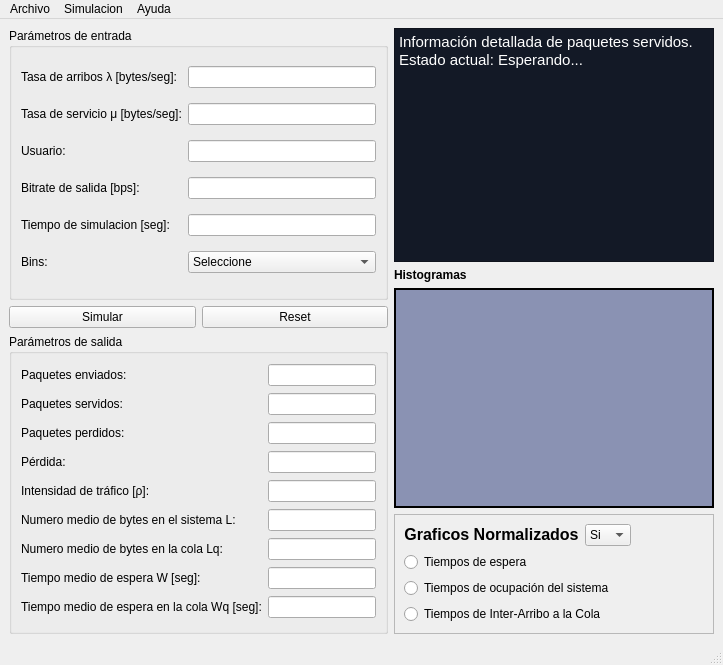
<?xml version="1.0" encoding="UTF-8"?>
<ui version="4.0">
 <class>entrada_salida_mm1</class>
 <widget class="QMainWindow" name="entrada_salida_mm1">
  <property name="geometry">
   <rect>
    <x>0</x>
    <y>0</y>
    <width>723</width>
    <height>665</height>
   </rect>
  </property>
  <property name="windowTitle">
   <string>SimuladorQ - M/M/1</string>
  </property>
  <property name="windowIcon">
   <iconset>
    <normaloff>Im/logo simulatorQ.png</normaloff>Im/logo simulatorQ.png</iconset>
  </property>
  <property name="iconSize">
   <size>
    <width>24</width>
    <height>24</height>
   </size>
  </property>
  <widget class="QWidget" name="centralwidget">
   <layout class="QGridLayout" name="gridLayout_3">
    <item row="0" column="0" rowspan="4">
     <layout class="QVBoxLayout" name="verticalLayout_4">
      <item>
       <layout class="QVBoxLayout" name="verticalLayout_2">
        <item>
         <widget class="QGroupBox" name="groupBox_entrada">
          <property name="title">
           <string>Parámetros de entrada</string>
          </property>
          <layout class="QGridLayout" name="gridLayout_2">
           <item row="0" column="0">
            <widget class="QLabel" name="label_lambda">
             <property name="text">
              <string>Tasa de arribos λ [bytes/seg]:</string>
             </property>
            </widget>
           </item>
           <item row="0" column="1">
            <widget class="QLineEdit" name="line_lambda"/>
           </item>
           <item row="1" column="0">
            <widget class="QLabel" name="label_mu">
             <property name="text">
              <string>Tasa de servicio μ [bytes/seg]:</string>
             </property>
            </widget>
           </item>
           <item row="1" column="1">
            <widget class="QLineEdit" name="line_mu"/>
           </item>
           <item row="2" column="0">
            <widget class="QLabel" name="label_user">
             <property name="text">
              <string>Usuario:</string>
             </property>
            </widget>
           </item>
           <item row="2" column="1">
            <widget class="QLineEdit" name="line_user">
             <property name="toolTip">
              <string>&lt;html&gt;&lt;head/&gt;&lt;body&gt;&lt;p&gt;Nombre del usuario o cliente que va a utilizar la cola&lt;/p&gt;&lt;/body&gt;&lt;/html&gt;</string>
             </property>
            </widget>
           </item>
           <item row="3" column="0">
            <widget class="QLabel" name="label_portrate">
             <property name="text">
              <string>Bitrate de salida [bps]:</string>
             </property>
            </widget>
           </item>
           <item row="3" column="1">
            <widget class="QLineEdit" name="line_portrate">
             <property name="toolTip">
              <string>&lt;html&gt;&lt;head/&gt;&lt;body&gt;&lt;p&gt;Tasa de bit que son servidos en la cola&lt;/p&gt;&lt;/body&gt;&lt;/html&gt;</string>
             </property>
            </widget>
           </item>
           <item row="4" column="0">
            <widget class="QLabel" name="label_tsim">
             <property name="text">
              <string>Tiempo de simulacion [seg]:</string>
             </property>
            </widget>
           </item>
           <item row="4" column="1">
            <widget class="QLineEdit" name="line_tsim">
             <property name="toolTip">
              <string>&lt;html&gt;&lt;head/&gt;&lt;body&gt;&lt;p&gt;Tiempo recomendado entre 1000 y 100000. Mientras mayor sea el tiempo, mayor la canitdad de paquetes generados, y por ende, mayor uso de CPU.&lt;/p&gt;&lt;/body&gt;&lt;/html&gt;</string>
             </property>
            </widget>
           </item>
           <item row="5" column="0">
            <widget class="QLabel" name="label_bins">
             <property name="text">
              <string>Bins:</string>
             </property>
            </widget>
           </item>
           <item row="5" column="1">
            <widget class="QComboBox" name="comboBox_bins">
             <property name="baseSize">
              <size>
               <width>0</width>
               <height>0</height>
              </size>
             </property>
             <property name="currentIndex">
              <number>0</number>
             </property>
             <item>
              <property name="text">
               <string>Seleccione</string>
              </property>
             </item>
             <item>
              <property name="text">
               <string>50</string>
              </property>
             </item>
             <item>
              <property name="text">
               <string>100</string>
              </property>
             </item>
             <item>
              <property name="text">
               <string>150</string>
              </property>
             </item>
             <item>
              <property name="text">
               <string>200</string>
              </property>
             </item>
            </widget>
           </item>
          </layout>
          <zorder>label_portrate</zorder>
          <zorder>line_lambda</zorder>
          <zorder>line_mu</zorder>
          <zorder>label_mu</zorder>
          <zorder>label_tsim</zorder>
          <zorder>line_user</zorder>
          <zorder>line_portrate</zorder>
          <zorder>line_tsim</zorder>
          <zorder>label_user</zorder>
          <zorder>label_lambda</zorder>
          <zorder>label_bins</zorder>
          <zorder>comboBox_bins</zorder>
         </widget>
        </item>
        <item>
         <layout class="QHBoxLayout" name="horizontalLayout">
          <item>
           <widget class="QPushButton" name="push_simular">
            <property name="styleSheet">
             <string notr="true"/>
            </property>
            <property name="text">
             <string>Simular</string>
            </property>
           </widget>
          </item>
          <item>
           <widget class="QPushButton" name="push_reset">
            <property name="toolTip">
             <string>&lt;html&gt;&lt;head/&gt;&lt;body&gt;&lt;p&gt;Borrar todos los parámetros de entrada&lt;/p&gt;&lt;/body&gt;&lt;/html&gt;</string>
            </property>
            <property name="text">
             <string>Reset</string>
            </property>
           </widget>
          </item>
         </layout>
        </item>
       </layout>
      </item>
      <item>
       <widget class="QGroupBox" name="groupBox_salida">
        <property name="title">
         <string>Parámetros de salida</string>
        </property>
        <layout class="QGridLayout" name="gridLayout">
         <item row="0" column="1">
          <widget class="QLineEdit" name="line_pkt_enviados">
           <property name="toolTip">
            <string>&lt;html&gt;&lt;head/&gt;&lt;body&gt;&lt;p&gt;Cantidad de paquetes que envía el cliente&lt;/p&gt;&lt;/body&gt;&lt;/html&gt;</string>
           </property>
          </widget>
         </item>
         <item row="1" column="0">
          <widget class="QLabel" name="label_pkt_recibidos">
           <property name="text">
            <string>Paquetes servidos:</string>
           </property>
          </widget>
         </item>
         <item row="3" column="0">
          <widget class="QLabel" name="label_tasa_perdida">
           <property name="text">
            <string>Pérdida:</string>
           </property>
          </widget>
         </item>
         <item row="1" column="1">
          <widget class="QLineEdit" name="line_pkt_recibidos">
           <property name="toolTip">
            <string>&lt;html&gt;&lt;head/&gt;&lt;body&gt;&lt;p&gt;Cantidad de paquetes que llegan al servidor&lt;/p&gt;&lt;/body&gt;&lt;/html&gt;</string>
           </property>
          </widget>
         </item>
         <item row="4" column="0">
          <widget class="QLabel" name="label_inten_trafico">
           <property name="text">
            <string>Intensidad de tráfico [ρ]: </string>
           </property>
          </widget>
         </item>
         <item row="8" column="0">
          <widget class="QLabel" name="label_espera_cola_Wq">
           <property name="text">
            <string>Tiempo medio de espera en la cola Wq [seg]:</string>
           </property>
          </widget>
         </item>
         <item row="7" column="1">
          <widget class="QLineEdit" name="line_twait_medio"/>
         </item>
         <item row="7" column="0">
          <widget class="QLabel" name="label_twait_medio">
           <property name="text">
            <string>Tiempo medio de espera W [seg]:</string>
           </property>
          </widget>
         </item>
         <item row="8" column="1">
          <widget class="QLineEdit" name="line_espera_cola_Wq"/>
         </item>
         <item row="0" column="0">
          <widget class="QLabel" name="label_pkt_enviados">
           <property name="text">
            <string>Paquetes enviados:</string>
           </property>
          </widget>
         </item>
         <item row="2" column="1">
          <widget class="QLineEdit" name="line_pkt_drop">
           <property name="toolTip">
            <string>&lt;html&gt;&lt;head/&gt;&lt;body&gt;&lt;p&gt;Cantidad de paquetes que no entran a la cola por haber alcanzado el limite de la misma&lt;/p&gt;&lt;/body&gt;&lt;/html&gt;</string>
           </property>
          </widget>
         </item>
         <item row="3" column="1">
          <widget class="QLineEdit" name="line_tasa_perdida">
           <property name="toolTip">
            <string>&lt;html&gt;&lt;head/&gt;&lt;body&gt;&lt;p&gt;Tasa de paquetes perdidos&lt;/p&gt;&lt;/body&gt;&lt;/html&gt;</string>
           </property>
          </widget>
         </item>
         <item row="5" column="0">
          <widget class="QLabel" name="label_ocup_sistema">
           <property name="text">
            <string>Numero medio de bytes en el sistema L:</string>
           </property>
          </widget>
         </item>
         <item row="5" column="1">
          <widget class="QLineEdit" name="line_ocup_sistema">
           <property name="toolTip">
            <string>&lt;html&gt;&lt;head/&gt;&lt;body&gt;&lt;p&gt;&lt;br/&gt;&lt;/p&gt;&lt;/body&gt;&lt;/html&gt;</string>
           </property>
          </widget>
         </item>
         <item row="4" column="1">
          <widget class="QLineEdit" name="line_inten_trafico">
           <property name="toolTip">
            <string>&lt;html&gt;&lt;head/&gt;&lt;body&gt;&lt;p&gt;Factor de utilización del sistema&lt;/p&gt;&lt;/body&gt;&lt;/html&gt;</string>
           </property>
          </widget>
         </item>
         <item row="2" column="0">
          <widget class="QLabel" name="label_pkt_drop">
           <property name="text">
            <string>Paquetes perdidos:</string>
           </property>
          </widget>
         </item>
         <item row="6" column="0">
          <widget class="QLabel" name="label_ocup_cola_Lq">
           <property name="text">
            <string>Numero medio de bytes en la cola Lq:</string>
           </property>
          </widget>
         </item>
         <item row="6" column="1">
          <widget class="QLineEdit" name="line_ocup_cola_Lq"/>
         </item>
        </layout>
       </widget>
      </item>
     </layout>
    </item>
    <item row="0" column="1">
     <widget class="QTextEdit" name="text_consola">
      <property name="styleSheet">
       <string notr="true">background-color: rgb(19, 25, 38);
selection-color: rgb(52, 247, 136);
selection-background-color: rgb(255, 255, 255);
alternate-background-color: rgb(255, 255, 255);</string>
      </property>
      <property name="html">
       <string>&lt;!DOCTYPE HTML PUBLIC &quot;-//W3C//DTD HTML 4.0//EN&quot; &quot;http://www.w3.org/TR/REC-html40/strict.dtd&quot;&gt;
&lt;html&gt;&lt;head&gt;&lt;meta name=&quot;qrichtext&quot; content=&quot;1&quot; /&gt;&lt;style type=&quot;text/css&quot;&gt;
p, li { white-space: pre-wrap; }
&lt;/style&gt;&lt;/head&gt;&lt;body style=&quot; font-family:'Ubuntu'; font-size:11pt; font-weight:400; font-style:normal;&quot;&gt;
&lt;p style=&quot; margin-top:0px; margin-bottom:0px; margin-left:0px; margin-right:0px; -qt-block-indent:0; text-indent:0px;&quot;&gt;&lt;span style=&quot; color:#ffffff;&quot;&gt;Información detallada de paquetes servidos.&lt;/span&gt;&lt;/p&gt;
&lt;p style=&quot; margin-top:0px; margin-bottom:0px; margin-left:0px; margin-right:0px; -qt-block-indent:0; text-indent:0px;&quot;&gt;&lt;span style=&quot; color:#ffffff;&quot;&gt;Estado actual: Esperando...&lt;/span&gt;&lt;/p&gt;&lt;/body&gt;&lt;/html&gt;</string>
      </property>
     </widget>
    </item>
    <item row="1" column="1">
     <widget class="QLabel" name="label_histograma">
      <property name="text">
       <string>&lt;html&gt;&lt;head/&gt;&lt;body&gt;&lt;p&gt;&lt;span style=&quot; font-weight:600;&quot;&gt;Histogramas&lt;/span&gt;&lt;/p&gt;&lt;/body&gt;&lt;/html&gt;</string>
      </property>
     </widget>
    </item>
    <item row="2" column="1">
     <widget class="QLabel" name="label_imagen">
      <property name="minimumSize">
       <size>
        <width>20</width>
        <height>220</height>
       </size>
      </property>
      <property name="baseSize">
       <size>
        <width>200</width>
        <height>0</height>
       </size>
      </property>
      <property name="styleSheet">
       <string notr="true">background-color: rgb(138, 146, 179);</string>
      </property>
      <property name="frameShape">
       <enum>QFrame::WinPanel</enum>
      </property>
      <property name="text">
       <string>&lt;html&gt;&lt;head/&gt;&lt;body&gt;&lt;p align=&quot;center&quot;&gt;&lt;br/&gt;&lt;/p&gt;&lt;/body&gt;&lt;/html&gt;</string>
      </property>
      <property name="alignment">
       <set>Qt::AlignCenter</set>
      </property>
     </widget>
    </item>
    <item row="3" column="1">
     <widget class="QFrame" name="frame">
      <property name="layoutDirection">
       <enum>Qt::RightToLeft</enum>
      </property>
      <property name="frameShape">
       <enum>QFrame::StyledPanel</enum>
      </property>
      <property name="frameShadow">
       <enum>QFrame::Raised</enum>
      </property>
      <layout class="QVBoxLayout" name="verticalLayout_3">
       <item>
        <layout class="QHBoxLayout" name="horizontalLayout_2">
         <item>
          <spacer name="horizontalSpacer">
           <property name="orientation">
            <enum>Qt::Horizontal</enum>
           </property>
           <property name="sizeHint" stdset="0">
            <size>
             <width>40</width>
             <height>20</height>
            </size>
           </property>
          </spacer>
         </item>
         <item>
          <widget class="QComboBox" name="comboBox_norm">
           <property name="maximumSize">
            <size>
             <width>50</width>
             <height>16777215</height>
            </size>
           </property>
           <property name="contextMenuPolicy">
            <enum>Qt::DefaultContextMenu</enum>
           </property>
           <property name="layoutDirection">
            <enum>Qt::LeftToRight</enum>
           </property>
           <property name="currentIndex">
            <number>0</number>
           </property>
           <item>
            <property name="text">
             <string>Si</string>
            </property>
           </item>
           <item>
            <property name="text">
             <string>No</string>
            </property>
           </item>
          </widget>
         </item>
         <item>
          <widget class="QLabel" name="label_graf_norm">
           <property name="text">
            <string>&lt;html&gt;&lt;head/&gt;&lt;body&gt;&lt;p align=&quot;center&quot;&gt;&lt;span style=&quot; font-size:12pt; font-weight:600;&quot;&gt;Graficos Normalizados&lt;/span&gt;&lt;/p&gt;&lt;/body&gt;&lt;/html&gt;</string>
           </property>
          </widget>
         </item>
        </layout>
       </item>
       <item>
        <widget class="QRadioButton" name="radio_tespera">
         <property name="layoutDirection">
          <enum>Qt::LeftToRight</enum>
         </property>
         <property name="text">
          <string>Tiempos de espera</string>
         </property>
        </widget>
       </item>
       <item>
        <widget class="QRadioButton" name="radio_tocup_sist">
         <property name="layoutDirection">
          <enum>Qt::LeftToRight</enum>
         </property>
         <property name="text">
          <string>Tiempos de ocupación del sistema</string>
         </property>
        </widget>
       </item>
       <item>
        <widget class="QRadioButton" name="radio_tinter_arribo">
         <property name="layoutDirection">
          <enum>Qt::LeftToRight</enum>
         </property>
         <property name="text">
          <string>Tiempos de Inter-Arribo a la Cola</string>
         </property>
        </widget>
       </item>
      </layout>
     </widget>
    </item>
   </layout>
   <zorder>text_consola</zorder>
   <zorder>frame</zorder>
   <zorder>label_histograma</zorder>
   <zorder></zorder>
   <zorder>label_imagen</zorder>
  </widget>
  <widget class="QStatusBar" name="statusbar"/>
  <widget class="QMenuBar" name="menuBar">
   <property name="geometry">
    <rect>
     <x>0</x>
     <y>0</y>
     <width>723</width>
     <height>25</height>
    </rect>
   </property>
   <widget class="QMenu" name="menuAyuda">
    <property name="title">
     <string>Ayuda</string>
    </property>
    <widget class="QMenu" name="menuDocumentacion">
     <property name="title">
      <string>Documentacion</string>
     </property>
     <widget class="QMenu" name="menuLibrerias_utilizadas">
      <property name="title">
       <string>Librerias utilizadas</string>
      </property>
      <addaction name="actionSimpy"/>
     </widget>
     <addaction name="actionSobre_Python_2"/>
     <addaction name="actionSobre_PyQt5_2"/>
     <addaction name="actionSobre_SimuladorQ"/>
     <addaction name="menuLibrerias_utilizadas"/>
    </widget>
    <widget class="QMenu" name="menuInformacion_adicional">
     <property name="title">
      <string>Informacion adicional</string>
     </property>
     <addaction name="actionTutorial_Python"/>
     <addaction name="actionTutorial_PyQt"/>
     <addaction name="actionGeneradores_y_corutinas_Python"/>
    </widget>
    <addaction name="menuDocumentacion"/>
    <addaction name="menuInformacion_adicional"/>
    <addaction name="separator"/>
    <addaction name="actionAcerca_de_SimuladorQ"/>
   </widget>
   <widget class="QMenu" name="menuArchivo">
    <property name="title">
     <string>Archivo</string>
    </property>
    <widget class="QMenu" name="menuGuardar">
     <property name="title">
      <string>Guardar</string>
     </property>
     <addaction name="actionParametros_de_entrada"/>
     <addaction name="actionParametros_de_salida"/>
     <addaction name="actionInformacion_de_secuencia_de_paquetes"/>
     <addaction name="actionTodo"/>
    </widget>
    <addaction name="actionRegresar"/>
    <addaction name="separator"/>
    <addaction name="actionReiniciar_2"/>
    <addaction name="separator"/>
    <addaction name="actionImportar_datos"/>
    <addaction name="menuGuardar"/>
    <addaction name="separator"/>
    <addaction name="actionSalir"/>
   </widget>
   <widget class="QMenu" name="menuSimulacion">
    <property name="title">
     <string>Simulacion</string>
    </property>
    <addaction name="actionCorrer_simulacion"/>
    <addaction name="actionResetear_parametros"/>
   </widget>
   <addaction name="menuArchivo"/>
   <addaction name="menuSimulacion"/>
   <addaction name="menuAyuda"/>
  </widget>
  <action name="actionExportar_parametros_de_salida">
   <property name="text">
    <string>Parametros de salida</string>
   </property>
  </action>
  <action name="actionExportar_informacion_de_secuencia_de_paquetes">
   <property name="text">
    <string>Informacion de secuencia de paquetes</string>
   </property>
  </action>
  <action name="actionExportar_graficos_normalizados">
   <property name="text">
    <string>Graficos normalizados</string>
   </property>
  </action>
  <action name="actionGraficos_no_normalizados">
   <property name="text">
    <string>Graficos no normalizados</string>
   </property>
  </action>
  <action name="actionReiniciar">
   <property name="text">
    <string>Reiniciar</string>
   </property>
  </action>
  <action name="actionSalir">
   <property name="text">
    <string>Salir</string>
   </property>
  </action>
  <action name="actionParametros_de_salida">
   <property name="text">
    <string>Parametros de salida</string>
   </property>
  </action>
  <action name="actionInformacion_de_secuencia_de_paquetes">
   <property name="text">
    <string>Informacion de secuencia de paquetes</string>
   </property>
  </action>
  <action name="actionNormalizados">
   <property name="text">
    <string>Normalizados</string>
   </property>
  </action>
  <action name="actionSin_normalizar">
   <property name="text">
    <string>Sin normalizar</string>
   </property>
  </action>
  <action name="actionTodo">
   <property name="text">
    <string>Todo</string>
   </property>
  </action>
  <action name="actionSobre_PyQt5">
   <property name="text">
    <string>Sobre PyQt5</string>
   </property>
  </action>
  <action name="actionSobre_Python">
   <property name="text">
    <string>Sobre Python</string>
   </property>
  </action>
  <action name="actionSobre_PyQt5_2">
   <property name="text">
    <string>Sobre PyQt5</string>
   </property>
  </action>
  <action name="actionSobre_Python_2">
   <property name="text">
    <string>Sobre Python</string>
   </property>
  </action>
  <action name="actionSimpy">
   <property name="text">
    <string>Simpy</string>
   </property>
  </action>
  <action name="actionNumpy">
   <property name="text">
    <string>Numpy</string>
   </property>
  </action>
  <action name="actionRandom">
   <property name="text">
    <string>Random</string>
   </property>
  </action>
  <action name="actionSimComponents">
   <property name="text">
    <string>SimComponents</string>
   </property>
  </action>
  <action name="actionParametros_de_entrada">
   <property name="text">
    <string>Parametros de entrada</string>
   </property>
  </action>
  <action name="actionImportar_datos">
   <property name="text">
    <string>Importar datos</string>
   </property>
  </action>
  <action name="actionCodigo_fuente">
   <property name="text">
    <string>Codigo fuente</string>
   </property>
  </action>
  <action name="actionCorrer_simulacion">
   <property name="text">
    <string>Correr simulacion</string>
   </property>
  </action>
  <action name="actionInterrumpir_simulacion_actual">
   <property name="text">
    <string>Interrumpir simulacion actual</string>
   </property>
  </action>
  <action name="actionResetear_parametros">
   <property name="text">
    <string>Resetear parametros</string>
   </property>
  </action>
  <action name="actionReiniciar_2">
   <property name="text">
    <string>Reiniciar</string>
   </property>
  </action>
  <action name="actionRegresar">
   <property name="text">
    <string>Regresar a pantalla principal</string>
   </property>
  </action>
  <action name="actionSimuladorQ">
   <property name="text">
    <string>SimuladorQ</string>
   </property>
  </action>
  <action name="actionAcerca_de_SimuladorQ">
   <property name="text">
    <string>Acerca de SimuladorQ</string>
   </property>
  </action>
  <action name="actionSobre_SimuladorQ">
   <property name="text">
    <string>Sobre SimuladorQ</string>
   </property>
  </action>
  <action name="actionTutorial_Python">
   <property name="text">
    <string>Tutorial Python</string>
   </property>
  </action>
  <action name="actionTutorial_PyQt">
   <property name="text">
    <string>Tutorial PyQt</string>
   </property>
  </action>
  <action name="actionGeneradores_y_corutinas_Python">
   <property name="text">
    <string>Generadores y corutinas [Python]</string>
   </property>
  </action>
 </widget>
 <tabstops>
  <tabstop>line_lambda</tabstop>
  <tabstop>line_mu</tabstop>
  <tabstop>line_user</tabstop>
  <tabstop>line_portrate</tabstop>
  <tabstop>line_tsim</tabstop>
  <tabstop>comboBox_bins</tabstop>
  <tabstop>push_simular</tabstop>
  <tabstop>push_reset</tabstop>
  <tabstop>line_pkt_enviados</tabstop>
  <tabstop>line_pkt_recibidos</tabstop>
  <tabstop>line_pkt_drop</tabstop>
  <tabstop>line_tasa_perdida</tabstop>
  <tabstop>line_inten_trafico</tabstop>
  <tabstop>line_ocup_sistema</tabstop>
  <tabstop>line_ocup_cola_Lq</tabstop>
  <tabstop>line_twait_medio</tabstop>
  <tabstop>line_espera_cola_Wq</tabstop>
  <tabstop>text_consola</tabstop>
  <tabstop>comboBox_norm</tabstop>
  <tabstop>radio_tespera</tabstop>
  <tabstop>radio_tocup_sist</tabstop>
  <tabstop>radio_tinter_arribo</tabstop>
 </tabstops>
 <resources/>
 <connections>
  <connection>
   <sender>push_reset</sender>
   <signal>clicked()</signal>
   <receiver>line_tsim</receiver>
   <slot>clear()</slot>
   <hints>
    <hint type="sourcelabel">
     <x>247</x>
     <y>292</y>
    </hint>
    <hint type="destinationlabel">
     <x>356</x>
     <y>212</y>
    </hint>
   </hints>
  </connection>
  <connection>
   <sender>push_reset</sender>
   <signal>clicked()</signal>
   <receiver>line_portrate</receiver>
   <slot>clear()</slot>
   <hints>
    <hint type="sourcelabel">
     <x>220</x>
     <y>300</y>
    </hint>
    <hint type="destinationlabel">
     <x>335</x>
     <y>171</y>
    </hint>
   </hints>
  </connection>
  <connection>
   <sender>push_reset</sender>
   <signal>clicked()</signal>
   <receiver>line_user</receiver>
   <slot>clear()</slot>
   <hints>
    <hint type="sourcelabel">
     <x>248</x>
     <y>292</y>
    </hint>
    <hint type="destinationlabel">
     <x>318</x>
     <y>142</y>
    </hint>
   </hints>
  </connection>
  <connection>
   <sender>push_reset</sender>
   <signal>clicked()</signal>
   <receiver>line_mu</receiver>
   <slot>clear()</slot>
   <hints>
    <hint type="sourcelabel">
     <x>226</x>
     <y>302</y>
    </hint>
    <hint type="destinationlabel">
     <x>299</x>
     <y>109</y>
    </hint>
   </hints>
  </connection>
  <connection>
   <sender>push_reset</sender>
   <signal>clicked()</signal>
   <receiver>line_lambda</receiver>
   <slot>clear()</slot>
   <hints>
    <hint type="sourcelabel">
     <x>240</x>
     <y>292</y>
    </hint>
    <hint type="destinationlabel">
     <x>282</x>
     <y>84</y>
    </hint>
   </hints>
  </connection>
 </connections>
</ui>
